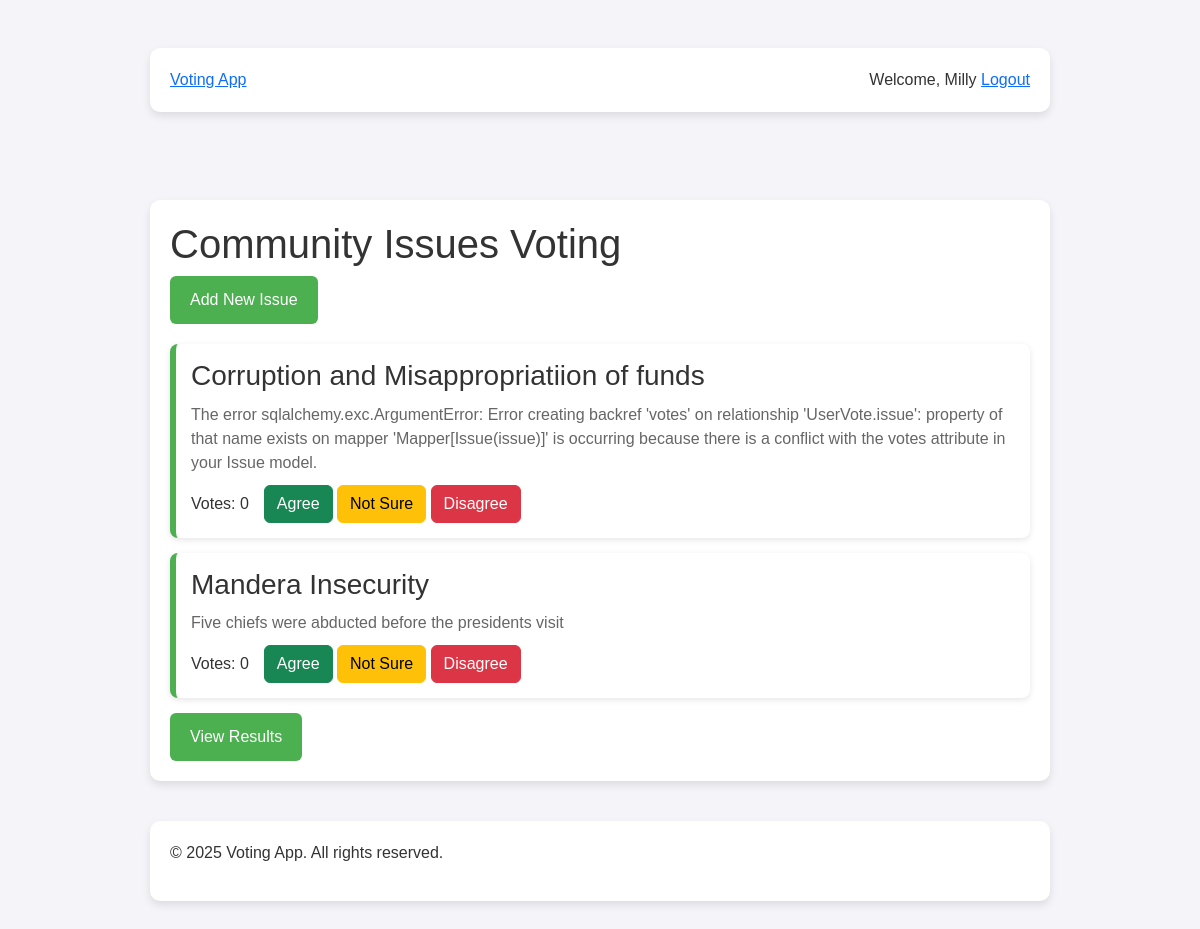
The app's page / (signed in) with its own data.
### app.py (models this page shows)
class User(UserMixin, db.Model):
    id = db.Column(db.Integer, primary_key=True)
    username = db.Column(db.String(100), unique=True, nullable=False)
    email = db.Column(db.String(100), unique=True, nullable=False)
    password = db.Column(db.String(200), nullable=False)
    is_admin = db.Column(db.Boolean, default=False)

class Issue(db.Model):
    id = db.Column(db.Integer, primary_key=True)
    title = db.Column(db.String(100), nullable=False)
    description = db.Column(db.Text)
    votes = db.Column(db.Integer, default=0)
    category_id = db.Column(db.Integer, db.ForeignKey('category.id'))
    category = db.relationship('Category', backref='issues')
    created_at = db.Column(db.DateTime, default=datetime.utcnow)
    updated_at = db.Column(db.DateTime, default=datetime.utcnow, onupdate=datetime.utcnow)

### app.py (the view)
@app.route('/')
def index():
    sort_by = request.args.get('sort', 'date')
    category_filter = request.args.get('category')
    query = Issue.query
    if category_filter:
        query = query.filter_by(category_id=category_filter)
    if sort_by == 'votes':
        query = query.order_by(Issue.votes.desc())
    else:  # Default sort by date
        query = query.order_by(Issue.created_at.desc())
    issues = query.all()
    categories = Category.query.all()
    return render_template(
        'index.html',
        issues=issues,
        categories=categories,
        current_sort=sort_by,
        current_category=category_filter
    )

### app.py (called while the page is built)
@login_manager.user_loader
def load_user(user_id):
    return User.query.get(int(user_id))

### app/templates/index.html (shortened to what this page needs)
{% extends "base.html" %}
{% block extra_head %}
  <link rel="stylesheet" href="{{ url_for('static', filename='index.css') }}">
{% endblock %}
{% block content %}
<section class="actions">
    <a href="{{ url_for('add_issue') }}" class="button">Add New Issue</a>
</section>
<section class="issues-list">
    {% if issues %}
        {% for issue in issues %}
        <article class="issue">
            <header>
                <h3>{{ issue.title }}</h3>
            </header>
            <p>{{ issue.description }}</p>
            <footer class="vote-section">
                <span>Votes: {{ issue.votes }}</span>
                <form action="{{ url_for('vote', issue_id=issue.id) }}" method="POST">
                    <button type="submit" name="vote_type" value="agree" class="btn btn-success">Agree</button>
                    <button type="submit" name="vote_type" value="not_sure" class="btn btn-warning">Not Sure</button>
                    <button type="submit" name="vote_type" value="disagree" class="btn btn-danger">Disagree</button>
                </form>
            </footer>
        </article>
        {% endfor %}
    {% else %}
        <p>No issues found. Please add an issue.</p>
    {% endif %}
</section>
<section class="results-link">
    <a href="{{ url_for('results') }}" class="button">View Results</a>
</section>
{% endblock %}

### app/templates/base.html (shortened to what this page needs)
<!DOCTYPE html>
<html lang="en">
<head>
  <link rel="stylesheet" href="https://cdn.jsdelivr.net/npm/bootstrap@5.3.0/dist/css/bootstrap.min.css">
  <link rel="stylesheet" href="{{ url_for('static', filename='base.css') }}">
  {% block extra_head %}{% endblock %}
</head>
<body>
  <header>
    <div class="navbar">
      <div class="container">
        <a class="logo" href="{{ url_for('index') }}">Voting App</a>
        <nav>
          {% if current_user.is_authenticated %}
            <span>Welcome, {{ current_user.username }}</span>
            <a href="{{ url_for('logout') }}">Logout</a>
          {% else %}
            <a href="{{ url_for('login') }}">Login</a>
            <a href="{{ url_for('register') }}">Register</a>
          {% endif %}
        </nav>
      </div>
    </div>
  </header>
  <main class="container">
    <h1>Community Issues Voting</h1>
    {% block content %}{% endblock %}
  </main>
  <footer>
    <div class="container">
      <p>&copy; {{ current_year if current_year is defined else "2025" }} Voting App. All rights reserved.</p>
    </div>
  </footer>
</body>
</html>

### static/base.css (style rules this page uses)
body { font-family: 'Poppins', sans-serif; margin: 0; padding: 0; background-color: #f4f4f9; color: #333; }
.container { max-width: 900px; margin: 40px auto; background: white; padding: 20px; border-radius: 10px; box-shadow: 0 4px 8px rgba(0, 0, 0, 0.1); }
.button { display: inline-block; padding: 12px 20px; background: #4CAF50; color: white; border-radius: 6px; text-decoration: none; transition: background 0.3s ease; }

### static/index.css (style rules this page uses)
.issues-list { margin-top: 20px; }
.issue { background: white; padding: 15px; margin-bottom: 15px; border-left: 6px solid #4CAF50; border-radius: 8px; box-shadow: 0 2px 6px rgba(0, 0, 0, 0.1); }
.issue h3 { margin: 0; color: #333; }
.issue p { color: #666; margin: 10px 0; }
.vote-section { display: flex; align-items: center; gap: 15px; margin-top: 10px; }

### records on screen
User: username "Milly"
Issue: title "Corruption and Misappropriatiion of funds", description "The error sqlalchemy.exc.ArgumentError: Error creating backref 'votes' on relationship 'UserVote.issue': property of that name exists on mapper 'Mapper[Issue(issue)]' is occurring because there is a conflict with the votes attribute in your Issue model.", votes "0"
Issue: title "Mandera Insecurity", description "Five chiefs were abducted before the presidents visit", votes "0"

### other values on screen
{{ current_year if current_year is defined else "2025" }} "2025"
